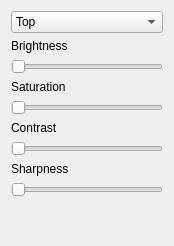
                   <widget class="QWidget" name="scrollAreaWidgetContents_2">
                    <property name="geometry">
                     <rect>
                      <x>0</x>
                      <y>0</y>
                      <width>174</width>
                      <height>246</height>
                     </rect>
                    </property>
                    <layout class="QVBoxLayout" name="verticalLayout_6">
                     <item>
                      <widget class="QComboBox" name="comboCamera">
                       <property name="currentIndex">
                        <number>1</number>
                       </property>
                       <item>
                        <property name="text">
                         <string>Bottom</string>
                        </property>
                       </item>
                       <item>
                        <property name="text">
                         <string>Top</string>
                        </property>
                       </item>
                      </widget>
                     </item>
                     <item>
                      <widget class="QLabel" name="label">
                       <property name="sizePolicy">
                        <sizepolicy hsizetype="Preferred" vsizetype="Fixed">
                         <horstretch>0</horstretch>
                         <verstretch>0</verstretch>
                        </sizepolicy>
                       </property>
                       <property name="text">
                        <string>Brightness</string>
                       </property>
                      </widget>
                     </item>
                     <item>
                      <widget class="QSlider" name="sliderCameraBrightness">
                       <property name="enabled">
                        <bool>true</bool>
                       </property>
                       <property name="maximum">
                        <number>100</number>
                       </property>
                       <property name="orientation">
                        <enum>Qt::Horizontal</enum>
                       </property>
                      </widget>
                     </item>
                     <item>
                      <widget class="QLabel" name="label_2">
                       <property name="sizePolicy">
                        <sizepolicy hsizetype="Preferred" vsizetype="Fixed">
                         <horstretch>0</horstretch>
                         <verstretch>0</verstretch>
                        </sizepolicy>
                       </property>
                       <property name="text">
                        <string>Saturation</string>
                       </property>
                      </widget>
                     </item>
                     <item>
                      <widget class="QSlider" name="sliderCameraSaturation">
                       <property name="maximum">
                        <number>100</number>
                       </property>
                       <property name="orientation">
                        <enum>Qt::Horizontal</enum>
                       </property>
                      </widget>
                     </item>
                     <item>
                      <widget class="QLabel" name="label_3">
                       <property name="sizePolicy">
                        <sizepolicy hsizetype="Preferred" vsizetype="Fixed">
                         <horstretch>0</horstretch>
                         <verstretch>0</verstretch>
                        </sizepolicy>
                       </property>
                       <property name="text">
                        <string>Contrast</string>
                       </property>
                      </widget>
                     </item>
                     <item>
                      <widget class="QSlider" name="sliderCameraContrast">
                       <property name="maximum">
                        <number>100</number>
                       </property>
                       <property name="orientation">
                        <enum>Qt::Horizontal</enum>
                       </property>
                      </widget>
                     </item>
                     <item>
                      <widget class="QLabel" name="label_4">
                       <property name="sizePolicy">
                        <sizepolicy hsizetype="Preferred" vsizetype="Fixed">
                         <horstretch>0</horstretch>
                         <verstretch>0</verstretch>
                        </sizepolicy>
                       </property>
                       <property name="text">
                        <string>Sharpness</string>
                       </property>
                      </widget>
                     </item>
                     <item>
                      <widget class="QSlider" name="sliderCameraSharpness">
                       <property name="maximum">
                        <number>100</number>
                       </property>
                       <property name="orientation">
                        <enum>Qt::Horizontal</enum>
                       </property>
                      </widget>
                     </item>
                     <item>
                      <spacer name="verticalSpacer">
                       <property name="orientation">
                        <enum>Qt::Vertical</enum>
                       </property>
                       <property name="sizeHint" stdset="0">
                        <size>
                         <width>20</width>
                         <height>40</height>
                        </size>
                       </property>
                      </spacer>
                     </item>
                    </layout>
                   </widget>
